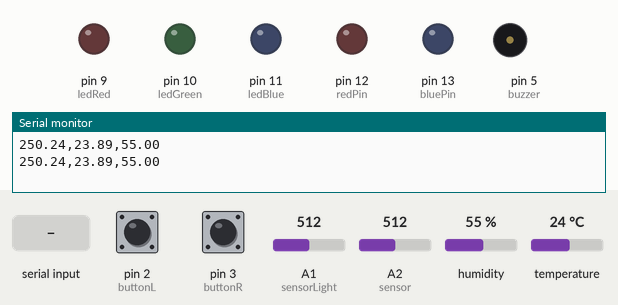
Bench run of a sketch on a simulated Arduino Uno, built with avr-gcc and run on an emulated ATmega328P. Parts: output pins drawn as LEDs (lit = HIGH), buzzer (waves = sounding), the last lines printed to the serial monitor. The test bench sets the inputs (shaded band); at power-on: pin 2 (buttonL) HIGH, pin 3 (buttonR) LOW, A1 (sensorLight) = 512, A2 (sensor) = 512, humidity 55 %, temperature 24 °C.

Above: at 1.2 s.
1.3 s: "90,45\n" received over Serial
At 1.7 s:
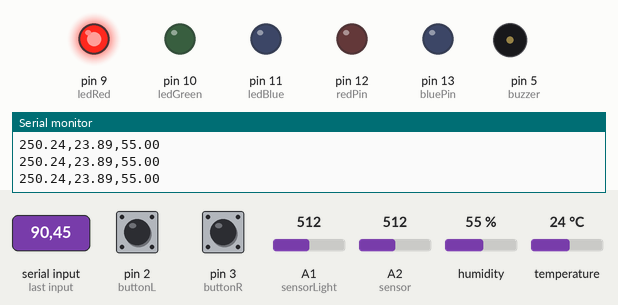
2.8 s: pin 2 (buttonL) pulled LOW for 1 s
At 4.2 s:
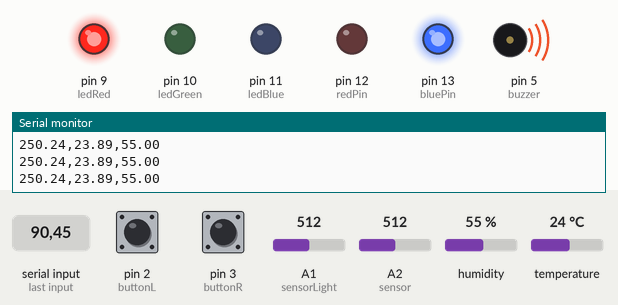
5.9 s: "100\n" received over Serial
At 6.4 s:
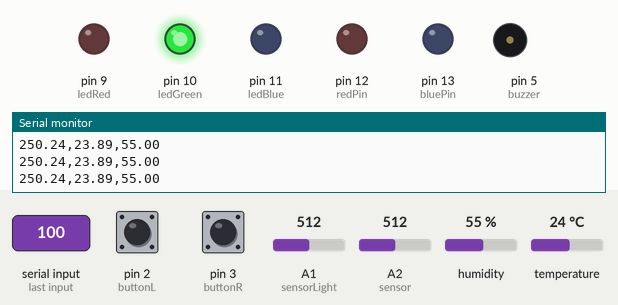
7.4 s: "110\n" received over Serial
At 8.6 s:
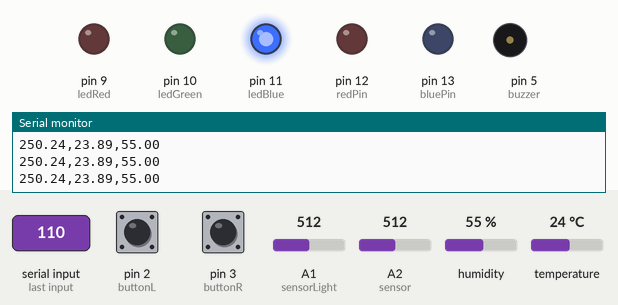
8.9 s: pin 2 (buttonL) pulled LOW for 3.2 s
At 10.1 s:
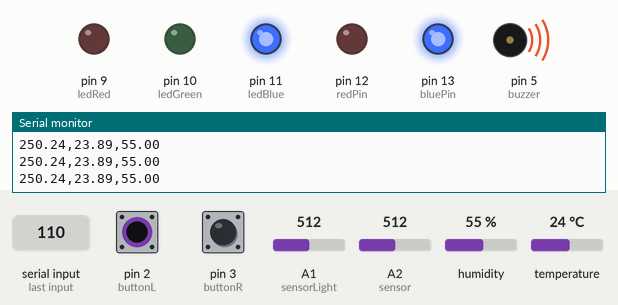
14.2 s: "90\n" received over Serial
At 15.1 s:
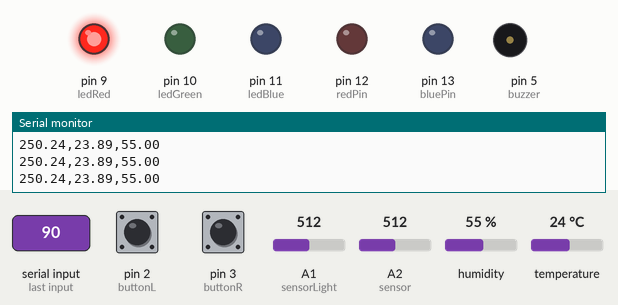
Timing chart, 0 to 16.7 s (numbered marks = the images above; inputs shaded):
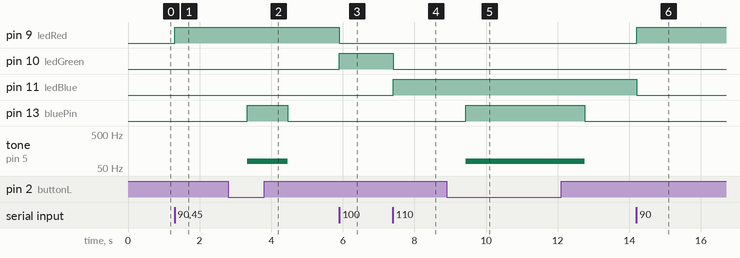

The sketch:

ArduinoAssignment.ino
```cpp
#include "DHT.h"
#include "variables.h"
#include "pitches.h"

void setup() {
Serial.begin(9600);
pinMode(buttonL, INPUT);
pinMode(buttonR, INPUT);
pinMode(sensor, INPUT); //Setup temperature sensor as an output pin.
pinMode(redPin, OUTPUT);  //Setup red pin as an output pin.
pinMode(sensorLight, INPUT); // sets analog pin A1 to be an input
pinMode(bluePin, OUTPUT);
pinMode(buzzer, OUTPUT);
pinMode(ledRed, OUTPUT);
pinMode(ledGreen, OUTPUT);
pinMode(ledBlue, OUTPUT);
dht.begin(); // starts the DHT to sense the temp and Humidity
}


void loop() {
int lightA1 = analogRead(sensorLight);
float humidity = dht.readHumidity();
float celsius = dht.readTemperature();
float fahrenheit = dht.readTemperature(true);
float heatIndexF = dht.computeHeatIndex(fahrenheit, humidity);
float heatIndexC = dht.computeHeatIndex(celsius, humidity, false);

vout = analogRead(sensor);
vout = (vout * 500) / 1023;
tempc = vout;
tempf = (vout * 1.8) + 32;

String data = String(tempc) + "," + String(heatIndexC) + "," + String(humidity);

 Serial.println(data);

int btnLState = digitalRead(buttonL);
int btnRState = digitalRead(buttonR);

  if(btnLState == 0){
  maxTempAlarm();

}else if (btnLState == HIGH){
    noAlarm();
}

int intValue = Serial.parseInt();
//  char value = Serial.read();

  switch (intValue){
    case 90: digitalWrite(ledRed, HIGH); digitalWrite(ledBlue, LOW); digitalWrite(ledGreen, LOW); break;
    case 100: digitalWrite(ledGreen, HIGH); digitalWrite(ledRed, LOW); digitalWrite(ledBlue, LOW); break;
    case 110: digitalWrite(ledBlue, HIGH); digitalWrite(ledRed, LOW); digitalWrite(ledGreen, LOW); break;
    case 1: digitalWrite(ledGreen, LOW); digitalWrite(ledRed, LOW); digitalWrite(ledBlue, LOW); break;
    case 120: digitalWrite(redPin, HIGH); break;
    case 12: digitalWrite(redPin, LOW); break;
    case 24: if(heatIndexC > 24){ maxTempAlarm();} break;
    case 25: if(heatIndexC > 25){ maxTempAlarm();} break;
    case 26: if(heatIndexC > 26){ maxTempAlarm();} break;
    case 27: if(heatIndexC > 27){ maxTempAlarm();} break;
    case 28: if(heatIndexC > 28){ maxTempAlarm();} break;
    case 29: if(heatIndexC > 29){ maxTempAlarm();} break;
    case 30: if(heatIndexC > 30){ maxTempAlarm();} break;
    case 31: if(heatIndexC > 31){ maxTempAlarm();} break;
    case 32: if(heatIndexC > 32){ maxTempAlarm();} break;
    case 33: if(heatIndexC > 33){ maxTempAlarm();} break;
    case 34: if(heatIndexC > 34){ maxTempAlarm();} break;
    case 35: if(heatIndexC > 35){ maxTempAlarm();} break;
    case 36: if(heatIndexC > 36){ maxTempAlarm();} break;
    case 37: if(heatIndexC > 37){ maxTempAlarm();} break;
    case 38: if(heatIndexC > 38){ maxTempAlarm();} break;
  }
}

void greenLightDimmer(int brightness){
  digitalWrite(ledGreen,sensorValue);
}

void maxTempAlarm(){
  digitalWrite(bluePin,HIGH);
  tone(buzzer, 80);
  delay(100);
//  noTone(buzzer);
//  delay(100);
}

void noAlarm(){
  digitalWrite(bluePin,LOW);
  noTone(buzzer);
}

void blinkRed() {
  for (int x = 0; x <=5; x++)
  {
    digitalWrite(redPin, HIGH);   //Turn on the red
    delay(waitTime);                  //Wait offTime.
    digitalWrite(redPin, LOW);    //Turn off the red
    delay(waitTime);                  //Wait offTime.
  }
}

void blueLight(){
    digitalWrite(bluePin, HIGH);   //Turn on the blue light
  }
```

pitches.h
```cpp
/*************************************************
 * Public Constants
 *************************************************/

#define NOTE_B0  31
#define NOTE_C1  33
#define NOTE_CS1 35
#define NOTE_D1  37
#define NOTE_DS1 39
#define NOTE_E1  41
#define NOTE_F1  44
#define NOTE_FS1 46
#define NOTE_G1  49
#define NOTE_GS1 52
#define NOTE_A1  55
#define NOTE_AS1 58
#define NOTE_B1  62
#define NOTE_C2  65
#define NOTE_CS2 69
#define NOTE_D2  73
#define NOTE_DS2 78
#define NOTE_E2  82
#define NOTE_F2  87
#define NOTE_FS2 93
#define NOTE_G2  98
#define NOTE_GS2 104
#define NOTE_A2  110
#define NOTE_AS2 117
#define NOTE_B2  123
#define NOTE_C3  131
#define NOTE_CS3 139
#define NOTE_D3  147
#define NOTE_DS3 156
#define NOTE_E3  165
#define NOTE_F3  175
#define NOTE_FS3 185
#define NOTE_G3  196
#define NOTE_GS3 208
#define NOTE_A3  220
#define NOTE_AS3 233
#define NOTE_B3  247
#define NOTE_C4  262
#define NOTE_CS4 277
#define NOTE_D4  294
#define NOTE_DS4 311
#define NOTE_E4  330
#define NOTE_F4  349
#define NOTE_FS4 370
#define NOTE_G4  392
#define NOTE_GS4 415
#define NOTE_A4  440
#define NOTE_AS4 466
#define NOTE_B4  494
#define NOTE_C5  523
#define NOTE_CS5 554
#define NOTE_D5  587
#define NOTE_DS5 622
#define NOTE_E5  659
#define NOTE_F5  698
#define NOTE_FS5 740
#define NOTE_G5  784
#define NOTE_GS5 831
#define NOTE_A5  880
#define NOTE_AS5 932
#define NOTE_B5  988
#define NOTE_C6  1047
#define NOTE_CS6 1109
#define NOTE_D6  1175
#define NOTE_DS6 1245
#define NOTE_E6  1319
#define NOTE_F6  1397
#define NOTE_FS6 1480
#define NOTE_G6  1568
#define NOTE_GS6 1661
#define NOTE_A6  1760
#define NOTE_AS6 1865
#define NOTE_B6  1976
#define NOTE_C7  2093
#define NOTE_CS7 2217
#define NOTE_D7  2349
#define NOTE_DS7 2489
#define NOTE_E7  2637
#define NOTE_F7  2794
#define NOTE_FS7 2960
#define NOTE_G7  3136
#define NOTE_GS7 3322
#define NOTE_A7  3520
#define NOTE_AS7 3729
#define NOTE_B7  3951
#define NOTE_C8  4186
#define NOTE_CS8 4435
#define NOTE_D8  4699
#define NOTE_DS8 4978
```

variables.h
```cpp
#include "pitches.h"

int DHT11Pin = 4;
DHT dht(DHT11Pin, DHT11);
const int rotator = A0; // Assigning rotator A1 to variable
const int sensorLight = A1; // Assigning sensorlight A1 to variable
const int sensor = A2; // Assigning analog pin A2 to variable 'sensor'
float tempc; //variable to store temperature in degree Celsius
float tempf; //variable to store temperature in Fahreinheit
float vout; //temporary variable to hold sensor reading
int hot = 25; // Hot temperature
int waitTime = 500; //wait time between the blinks
int delayTime = 1000; // delay time between data sensor
int bluePin = 13;//The Blue is connected pin 13 of the Arduino.
int redPin = 12; //The red is connected pin 12 of the Arduino.
int ledRed = 9; // red LED Light
int ledGreen = 10;
int ledBlue = 11;
int buttonL = 2;
int buttonR = 3;
int buzzer = 5;

int fadeAmount = 5;
int song_duration[] = {80,100,80,100,80,100,80,100,80,100,80,100,80,100,80,100};
int song_note[] = {80,100,80,100,80,100,80,100,80,100,80,100,80,100,80,100};
int melody[] = {NOTE_C4, NOTE_G3, NOTE_G3, NOTE_A3, NOTE_G3, 0, NOTE_B3, NOTE_C4};
int noteDurations[] = {4, 8, 8, 4, 4, 4, 4, 4};

boolean timing = false;
unsigned long startTime;
unsigned long onTime = 2000;
int previousSensorValue;
int sensorValue = 0;
```

Measured:
- after the input at 1.3 s, pin 9 (ledRed): LOW → HIGH at once
- after the input at 2.8 s, pin 13 (bluePin): LOW → HIGH after 0.53 s, → LOW 1.1 s later; tone on pin 5 (buzzer): silent → 80 Hz after 0.53 s, → silent 1.1 s later
- after the input at 5.9 s, pin 9 (ledRed): HIGH → LOW at once; pin 10 (ledGreen): LOW → HIGH at once
- after the input at 7.4 s, pin 10 (ledGreen): HIGH → LOW at once; pin 11 (ledBlue): LOW → HIGH at once
- after the input at 8.9 s, pin 13 (bluePin): LOW → HIGH after 0.53 s, → LOW 3.3 s later; tone on pin 5 (buzzer): silent → 80 Hz after 0.53 s, → silent 3.3 s later
- after the input at 14.2 s, pin 9 (ledRed): LOW → HIGH at once; pin 11 (ledBlue): HIGH → LOW at once
